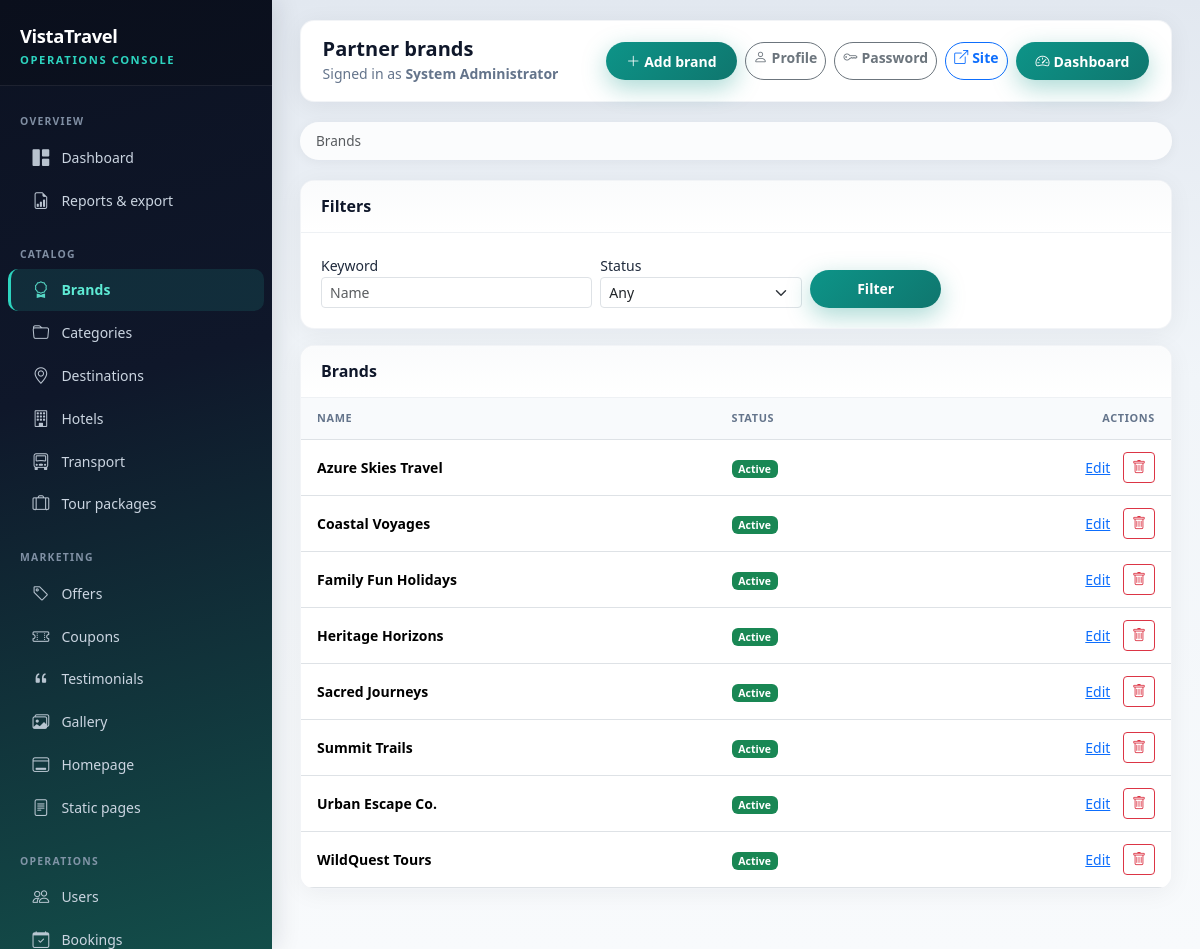
Screenshot of /admin/brands (signed in) with the database file from the repository.
### app/models.py (models this page shows)
class Brand(db.Model):
    __tablename__ = "brands"
    id = db.Column(db.Integer, primary_key=True)
    name = db.Column(db.String(120), nullable=False, index=True)
    logo = db.Column(db.String(255))
    description = db.Column(db.Text)
    is_active = db.Column(db.Boolean, default=True)
    created_at = db.Column(db.DateTime, default=utcnow)
    updated_at = db.Column(db.DateTime, default=utcnow, onupdate=utcnow)
    packages = db.relationship("TourPackage", backref="brand", lazy="dynamic")

### app/admin_routes.py (the view)
@admin_bp.route("/brands")
@admin_required
def brands():
    q = Brand.query
    if request.args.get("q"):
        q = q.filter(Brand.name.ilike(f"%{request.args['q']}%"))
    if request.args.get("status") == "active":
        q = q.filter(Brand.is_active == True)
    elif request.args.get("status") == "inactive":
        q = q.filter(Brand.is_active == False)
    items = q.order_by(Brand.name).all()
    return render_template("admin/brands_list.html", items=items)

### app/templates/admin/brands_list.html (shortened to what this page needs)
{% extends 'base_admin.html' %}
{% from '_admin_macros.html' import btn_delete %}
{% block page_title %}Partner brands{% endblock %}
{% block admin_toolbar %}
  <a class="btn btn-sm btn-tt-primary rounded-pill" href="{{ url_for('admin.brand_form') }}"><i class="bi bi-plus-lg me-1"></i>Add brand</a>
{% endblock %}
{% block admin_breadcrumbs %}
<nav class="admin-breadcrumb"><ol class="breadcrumb mb-0">
  <li class="breadcrumb-item active">Brands</li>
</ol></nav>
{% endblock %}
{% block content %}
<div class="admin-card mb-3">
  <div class="admin-card-header"><h2 class="h6 mb-0">Filters</h2></div>
  <div class="admin-card-body">
    <form class="row g-2 align-items-end" method="get">
      <div class="col-md-4"><label class="form-label small mb-0">Keyword</label><input class="form-control form-control-sm" name="q" value="{{ request.args.get('q','') }}" placeholder="Name"></div>
      <div class="col-md-3"><label class="form-label small mb-0">Status</label><select class="form-select form-select-sm" name="status"><option value="">Any</option></select></div>
      <div class="col-md-2"><button type="submit" class="btn btn-tt-primary btn-sm w-100 rounded-pill">Filter</button></div>
    </form>
  </div>
</div>
<div class="admin-card">
  <div class="admin-card-header"><h2 class="h6 mb-0">Brands</h2></div>
  <div class="admin-card-body p-0">
    <div class="table-responsive">
      <table class="table admin-table mb-0 align-middle">
        <thead><tr><th>Name</th><th>Status</th><th class="text-end">Actions</th></tr></thead>
        <tbody>
          {% for b in items %}
            <tr>
              <td class="fw-semibold">{{ b.name }}</td>
              <td>{% if b.is_active %}<span class="badge text-bg-success">Active</span>{% else %}<span class="badge text-bg-secondary">Inactive</span>{% endif %}</td>
              <td class="text-end text-nowrap">
                <a class="btn btn-sm btn-link py-0" href="{{ url_for('admin.brand_form', bid=b.id) }}">Edit</a>
                {{ btn_delete(url_for('admin.brand_delete', bid=b.id), 'Delete this brand?') }}
              </td>
            </tr>
          {% else %}
            <tr><td colspan="3" class="text-center text-admin-muted py-4">No brands.</td></tr>
          {% endfor %}
        </tbody>
      </table>
    </div>
  </div>
</div>
{% endblock %}

### app/templates/_admin_macros.html (shortened to what this page needs)
{% macro btn_delete(action, confirm='Delete this record?') -%}
<form method="post" action="{{ action }}" class="d-inline" onsubmit="return confirm('{{ confirm }}');">
  <button type="submit" class="btn btn-sm btn-outline-danger"><i class="bi bi-trash"></i></button>
</form>
{%- endmacro %}

### app/static/css/theme.css (style rules this page uses)
:root { --tt-teal: #0d9488; --tt-teal-dark: #0f766e; --tt-navy: #0f172a; --tt-sand: #f8fafc; --tt-accent: #f59e0b; --tt-mint: #5eead4; --tt-radius: 12px; --tt-shadow: 0 12px 40px rgba(15, 23, 42, 0.08); --tt-shadow-sm: 0 4px 20px rgba(15, 23, 42, 0.06); --admin-sidebar-w: 272px; --admin-accent: #2dd4bf; --admin-heading: #0f172a; --admin-muted: #64748b; }
body { font-family: "Segoe UI", system-ui, -apple-system, Roboto, "Helvetica Neue", Arial, sans-serif; color: #1e293b; background: linear-gradient(180deg, #f1f5f9 0%, var(--tt-sand) 32%, #e2e8f0 100%); background-attachment: fixed; min-height: 100vh; }
.btn-tt-primary { background: linear-gradient(135deg, var(--tt-teal), var(--tt-teal-dark)); border: none; color: #fff; font-weight: 600; padding: 0.55rem 1.25rem; border-radius: 999px; box-shadow: 0 8px 24px rgba(13, 148, 136, 0.35); }
.admin-shell { min-height: 100vh; background: linear-gradient(180deg, #e2e8f0 0%, #f1f5f9 40%, #f8fafc 100%); }
.admin-breadcrumb { margin-bottom: 1.25rem; }
.admin-breadcrumb .breadcrumb { background: rgba(255, 255, 255, 0.85); padding: 0.55rem 1rem; border-radius: 999px; margin-bottom: 0; box-shadow: 0 2px 12px rgba(15, 23, 42, 0.05); font-size: 0.85rem; }
.admin-card { background: #fff; border-radius: 14px; border: 1px solid rgba(148, 163, 184, 0.12); box-shadow: 0 4px 24px rgba(15, 23, 42, 0.05); overflow: hidden; margin-bottom: 1.25rem; }
.admin-card-header { padding: 1rem 1.25rem; border-bottom: 1px solid rgba(148, 163, 184, 0.12); display: flex; align-items: center; justify-content: space-between; flex-wrap: wrap; gap: 0.75rem; background: linear-gradient(180deg, #fafbfc 0%, #fff 100%); }
.admin-card-header h2, .admin-card-header h3 { margin: 0; font-size: 1rem; font-weight: 700; color: var(--admin-heading); }
.admin-card-body { padding: 1.25rem; }
.admin-table { font-size: 0.875rem; margin-bottom: 0; }
.admin-table thead th { font-size: 0.68rem; text-transform: uppercase; letter-spacing: 0.06em; color: var(--admin-muted); font-weight: 800; border-bottom-width: 1px; background: #f8fafc; white-space: nowrap; padding: 0.75rem 1rem; }
.admin-table tbody td { padding: 0.75rem 1rem; vertical-align: middle; }
.admin-actions .btn { border-radius: 10px; font-weight: 600; }

### rows the page displays
Brand: name "Azure Skies Travel", is_active "Active"
Brand: name "Coastal Voyages", is_active "Active"
Brand: name "Family Fun Holidays", is_active "Active"
Brand: name "Heritage Horizons", is_active "Active"
Brand: name "Sacred Journeys", is_active "Active"
Brand: name "Summit Trails", is_active "Active"
Brand: name "Urban Escape Co.", is_active "Active"
Brand: name "WildQuest Tours", is_active "Active"

### other values shown
{{ session.admin_name or 'Administrator' }} "System Administrator"
